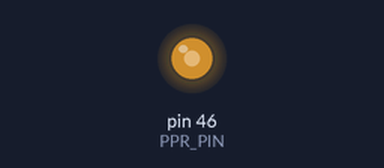
A sketch run on a simulated Arduino Mega 2560, built with avr-gcc and run on an emulated ATmega2560. Shown: output pins drawn as LEDs (lit = HIGH). Pins used as bus, display or sensor lines are not drawn. At 0.5 s the program stops and its outputs stay as they are.

Above: at 0.1 s.
At 0.6 s:
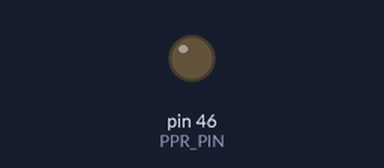
Timing chart, 0 to 2.0 s (numbered marks = the images above):
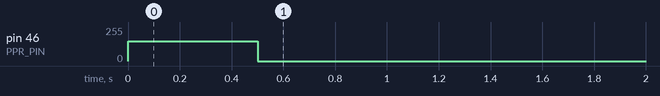

Measured:
- by itself, pin 46 (PPR_PIN): 0/255 → 150/255 at 0.00 s, → 0/255 0.50 s later

The sketch:

ppr_test.ino
```cpp
#define DCV 44
#define PPR_PIN 46
#define feedback_pin A3


void setup() {
  // put your setup code here, to run once:
  pinMode(DCV, OUTPUT);
  Serial.begin(115200);
  pinMode(PPR_PIN, OUTPUT);
}

void loop() {
  // put your main code here, to run repeatedly:
  analogWrite(PPR_PIN, 150);
  while(analogRead(feedback_pin) < 150){
    Serial.println(analogRead(feedback_pin));
    }
  digitalWrite(DCV, HIGH);
  delay(500);
  digitalWrite(DCV, LOW);
  analogWrite(PPR_PIN, 0);
  while(1);
}
```
